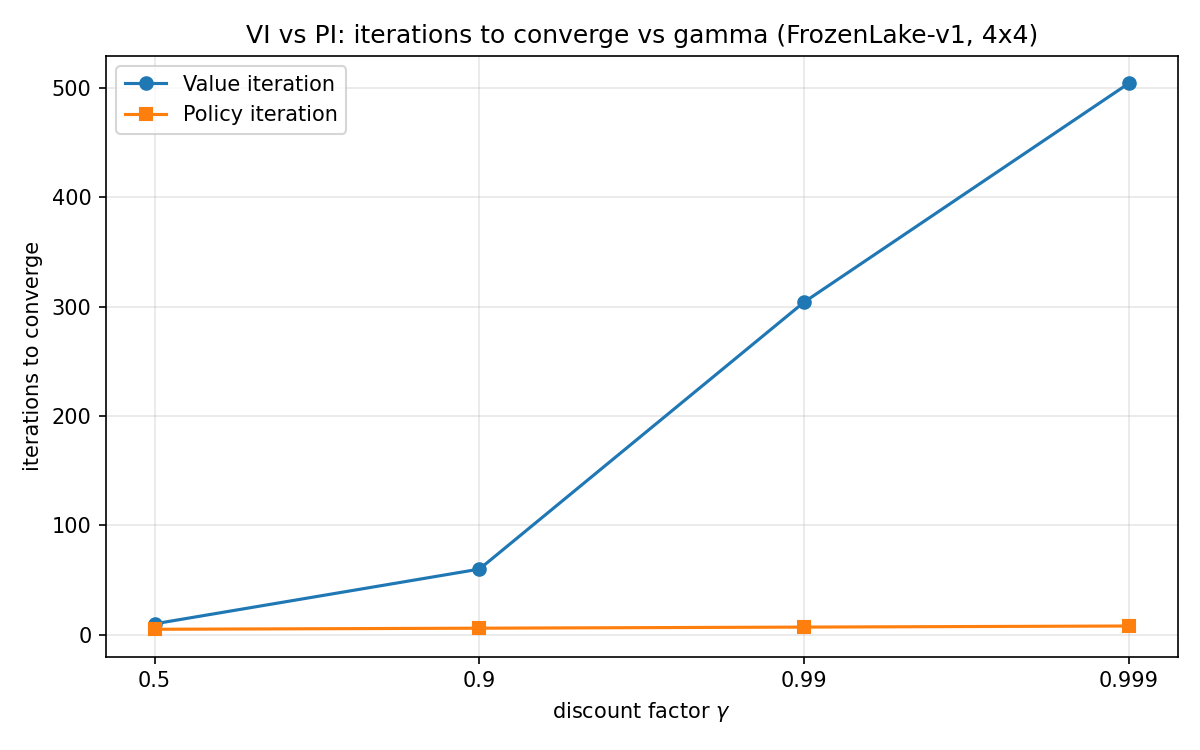

Here is the Python script that generated this plot:
import time
import numpy as np
import matplotlib.pyplot as plt

from common import make_env, extract_mdp
from VI import value_iteration
from PI import policy_iteration

GAMMAS = [0.5, 0.9, 0.99, 0.999]
THETA = 1e-4
PLOT_PATH = "compare.png"


def vi_backups(nS, nA, iterations):
    """VI does |S|^2 * |A| Bellman backups per sweep."""
    return iterations * (nS**2) * nA


def pi_backups(nS, nA, iterations):
    """
    PI per each outer round:
      - greedy improvement: |S|^2 * |A|
      - policy evaluation: ~|S|^3
    """
    per_round = (nS**2) * nA + (nS**3)
    return iterations * per_round


def run_comparison():
    env = make_env(is_slippery=True)
    nS, nA, P, ncol = extract_mdp(env)

    results = {
        "vi": {"iters": [], "time": [], "backups": []},
        "pi": {"iters": [], "time": [], "backups": []},
    }

    for gamma in GAMMAS:
        # --- Value iteration ---
        t0 = time.perf_counter()
        _, _, vi_iters = value_iteration(P, gamma, THETA, nS, nA)
        vi_time = time.perf_counter() - t0
        vi_bk = vi_backups(nS, nA, vi_iters)

        # --- Policy iteration ---
        t0 = time.perf_counter()
        _, _, pi_iters = policy_iteration(P, gamma, nS, nA)
        pi_time = time.perf_counter() - t0
        pi_bk = pi_backups(nS, nA, pi_iters)

        results["vi"]["iters"].append(vi_iters)
        results["vi"]["time"].append(vi_time)
        results["vi"]["backups"].append(vi_bk)
        results["pi"]["iters"].append(pi_iters)
        results["pi"]["time"].append(pi_time)
        results["pi"]["backups"].append(pi_bk)

        print(f"gamma={gamma}")
        print(f"  VI: iters={vi_iters} time={vi_time:2f}s backups={vi_bk}")
        print(f"  PI: iters={pi_iters} time={pi_time:2f}s backups={pi_bk}")
        print()

    return results


def make_plot(results, path=PLOT_PATH):
    fig, ax = plt.subplots(figsize=(8, 5))

    x = range(len(GAMMAS))
    ax.plot(x, results["vi"]["iters"], "o-", label="Value iteration")
    ax.plot(x, results["pi"]["iters"], "s-", label="Policy iteration")

    ax.set_xticks(list(x))
    ax.set_xticklabels([str(g) for g in GAMMAS])
    ax.set_xlabel(r"discount factor $\gamma$")
    ax.set_ylabel("iterations to converge")
    ax.set_title("VI vs PI: iterations to converge vs gamma (FrozenLake-v1, 4x4)")
    ax.legend()
    ax.grid(True, alpha=0.3)

    fig.tight_layout()
    fig.savefig(path, dpi=150)
    print(f"\nPlot saved to {path}")


def main():
    results = run_comparison()
    make_plot(results)


if __name__ == "__main__":
    main()
